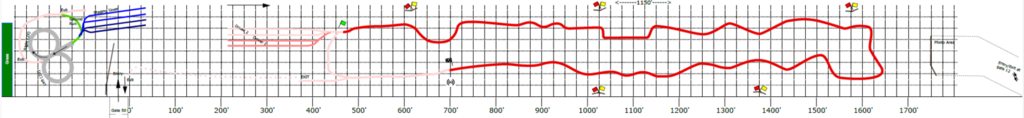
#> input picture maps/autocross_2026.png, 1024 x 118 px
$ python extract_tracks.py
#> lines starting #> are read from the running program, lines starting #| are printed output that depends on the picture; after the words box and inside, x2 and y2 are one past the last pixel; in counts of white or black regions, pixels touching at a corner belong together
"""
Auto-extract the FSAE Michigan 2026 autocross + endurance centrelines from the
official course-map PNGs. Supersedes the hand-trace in handtrace.py.

Pipeline
--------
1. Colour-segment the drawn racing line
       autocross : bright red   (R>135, G<115, B<115, R-G>55, R-B>55)
       endurance : salmon/pink  (R>178, R-G>16, R-B>16, ...), pit-lane island masked out
2. Keep the largest connected component, skeletonize (skimage), and:
       autocross : walk the single open path green-flag -> chequered-flag
       endurance : build the skeleton graph (sknw), take the max-enclosed-area cycle
3. Sub-pixel refine each point: centroid of line intensity along the local normal.
4. Resample to 2 m, Savitzky-Golay smooth (win 9), local de-kink below R=4 m.
5. Resample to node spacing, convert px -> metres, flip Y, shift to +quadrant.

Scale  (locked to the printed grid / axis labels, NOT the old 0.6684 / 0.5502)
-------
   endurance  100 ft = 39.69 px  ->  0.76793 m/px   (26-gridline fit, resid 0.5 px)
   autocross  100 ft = 45.92 px  ->  0.66448 m/px   (17 axis-label fit,  resid 0.4 px)
The previous calibration was ~13 % (endurance) / ~19 % (autocross) undersized.

Outputs
-------
   EN_FINAL.txt / AX_FINAL.txt   -- JS node arrays, paste into EN_NODES / AX_NODES in lapsim.html
   maps/EN_overlay.png / maps/AX_overlay.png  -- trace drawn back over the source map for QA

Requires: numpy, scipy, scikit-image, sknw, networkx, pillow
"""
import numpy as np
from PIL import Image, ImageDraw
from scipy.signal import savgol_filter
from skimage.morphology import skeletonize, closing, disk, remove_small_objects
from skimage.measure import label
import sknw
import networkx as nx

MAPS = "maps"
EN_MPX = 0.76793
AX_MPX = 0.66448

# pit-lane / paddock island near the endurance start-finish (map px) -- masked so the
# max-area cycle follows the racing line, not the pit outline.
EN_PIT_BOX = (452, 632, 18, 45)   # x0, x1, y0, y1

# autocross skeleton endpoints (map px): green start flag, chequered finish flag
AX_START = (31, 343)
AX_FINISH = (70, 450)


def line_field(img):
    a = np.asarray(img).astype(float)
    R, G, B = a[..., 0], a[..., 1], a[..., 2]
    return np.clip(R - np.maximum(G, B), 0, None) * ((R > 170) & (R - G > 14) & (R - B > 14))


def refine(P, field, win=2.5, ns=21, tan=3, closed=True):
    n = len(P)
    out = []
    for i in range(n):
        a_, b_ = (P[(i - tan) % n], P[(i + tan) % n]) if closed else (P[max(0, i - tan)], P[min(n - 1, i + tan)])
        dy, dx = b_[0] - a_[0], b_[1] - a_[1]
        L = np.hypot(dx, dy) + 1e-9
        nx_, ny_ = -dy / L, dx / L
        num, den = np.zeros(2), 0.0
        for t in np.linspace(-win, win, ns):
            yy, xx = P[i, 0] + ny_ * t, P[i, 1] + nx_ * t
            iy, ix = int(round(yy)), int(round(xx))
            if 0 <= iy < field.shape[0] and 0 <= ix < field.shape[1]:
                w = field[iy, ix]
                num += w * np.array([yy, xx])
                den += w
        out.append(num / den if den > 0 else P[i])
    return np.array(out)


def curv_R(x, y, closed):
    n = len(x)
    if closed:
        xp, yp = np.r_[x[-2:], x, x[:2]], np.r_[y[-2:], y, y[:2]]
    else:
        xp, yp = np.r_[x[0], x[0], x, x[-1], x[-1]], np.r_[y[0], y[0], y, y[-1], y[-1]]
    dx = ((xp[2:] - xp[:-2]) / 2)[:n]
    dy = ((yp[2:] - yp[:-2]) / 2)[:n]
    ddx = (xp[2:] - 2 * xp[1:-1] + xp[:-2])[:n]
    ddy = (yp[2:] - 2 * yp[1:-1] + yp[:-2])[:n]
    return 1 / np.maximum(np.abs(dx * ddy - dy * ddx) / np.maximum((dx * dx + dy * dy) ** 1.5, 1e-9), 1e-9)


def dekink(x, y, closed, rmin=4.0, passes=20):
    x, y = x.copy(), y.copy()
    n = len(x)
    for _ in range(passes):
        bad = np.where(curv_R(x, y, closed) < rmin)[0]
        if not len(bad):
            break
        for i in bad:
            a, b = ((i - 1) % n, (i + 1) % n) if closed else (max(0, i - 1), min(n - 1, i + 1))
            x[i] = 0.4 * x[i] + 0.3 * (x[a] + x[b])
            y[i] = 0.4 * y[i] + 0.3 * (y[a] + y[b])
    return x, y


def path_to_nodes(P_px, field, closed, mpx, node_m):
    keep = [0]
    for i in range(1, len(P_px)):
        if np.hypot(*(P_px[i] - P_px[keep[-1]])) > 0.6:
            keep.append(i)
    ref = refine(P_px[keep], field, closed=closed)
    xp, yp = ref[:, 1], ref[:, 0]
    xy = np.vstack([np.c_[xp, yp], [[xp[0], yp[0]]]]) if closed else np.c_[xp, yp]
    d = np.hypot(*np.diff(xy, axis=0).T)
    s = np.r_[0, np.cumsum(d)]
    su = np.arange(0, s[-1], 2.0)
    xf = np.interp(su, s, xy[:, 0])
    yf = np.interp(su, s, xy[:, 1])
    wl, p = 9, 9
    if closed:
        xb = savgol_filter(np.r_[xf[-p:], xf, xf[:p]], wl, 2)[p:-p]
        yb = savgol_filter(np.r_[yf[-p:], yf, yf[:p]], wl, 2)[p:-p]
    else:
        xb = savgol_filter(xf, wl, 2)
        yb = savgol_filter(yf, wl, 2)
    xb, yb = dekink(xb, yb, closed)
    dd = np.hypot(np.diff(np.r_[xb, xb[0]] if closed else xb), np.diff(np.r_[yb, yb[0]] if closed else yb))
    sc = np.r_[0, np.cumsum(dd)]
    Lm = sc[-1] * mpx
    nn = max(8, int(round(Lm / node_m)))
    sn = np.linspace(0, sc[-1], nn, endpoint=not closed)
    xnp = np.interp(sn, sc, np.r_[xb, xb[0]] if closed else xb)
    ynp = np.interp(sn, sc, np.r_[yb, yb[0]] if closed else yb)
    xn, yn = xnp * mpx, -ynp * mpx
    if closed:                              # start on the main straight, run east
        Rf = curv_R(xn, yn, True)
        cand = np.where(yn > yn.max() - 15)[0]
        s0 = cand[np.argmax(Rf[cand])]
        xn, yn = np.roll(xn, -s0), np.roll(yn, -s0)
        if xn[1] < xn[0]:
            xn = np.roll(xn[::-1], 1).copy()
            yn = np.roll(yn[::-1], 1).copy()
    xn = xn - xn.min() + 2
    yn = yn - yn.min() + 2
    return np.c_[np.round(xn, 1), np.round(yn, 1)], Lm, xnp, ynp


def extract_autocross():
    img = Image.open(f"{MAPS}/autocross_2026.png").convert("RGB")
    a = np.asarray(img).astype(float)
    R, G, B = a[..., 0], a[..., 1], a[..., 2]
    red = (R > 135) & (G < 115) & (B < 115) & (R - G > 55) & (R - B > 55)
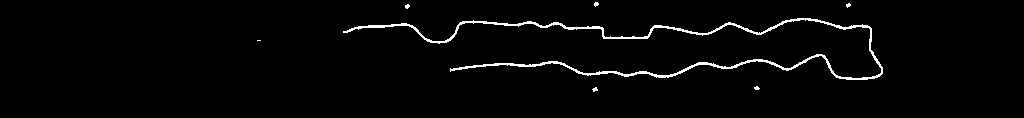
#> red: shape (118, 1024) bool; 2.3% white in thin lines or dots, all inside (x1, y1, x2, y2) = (257, 2, 883, 92)
    lb = label(red)
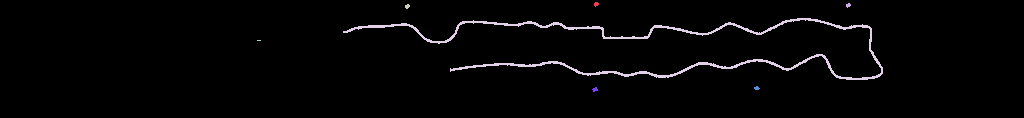
#> lb: shape (118, 1024) int32; 8 distinct labels, from 0 to 7; one colour per label, 0 black
    sz = np.bincount(lb.ravel()); sz[0] = 0
#> after `sz = np.bincount(lb.ravel())`: sz = [118085, 18, 17, 18, 2654, 4, 17, 19]
    course = lb == np.argmax(sz)
#> course: shape (118, 1024) bool; 2.2% white in thin lines or dots, all inside (x1, y1, x2, y2) = (343, 18, 883, 80)
    sk = skeletonize(course)
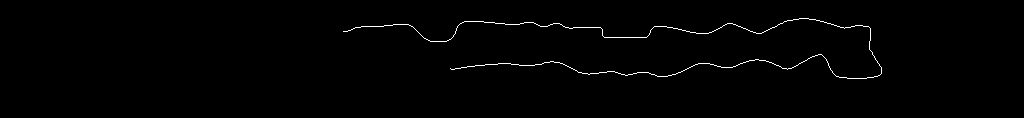
#> sk: shape (118, 1024) bool; 0.85% white in thin lines or dots, all inside (x1, y1, x2, y2) = (343, 18, 882, 79)
    pts = set(map(tuple, np.argwhere(sk)))
#> pts = 1026 items
    path = [AX_START]; pts.discard(AX_START); cur = AX_START
    while pts:
        y, x = cur; best = None; bd = 99
        for dy in (-1, 0, 1):
            for dx in (-1, 0, 1):
                if dy or dx:
                    c = (y + dy, x + dx)
                    if c in pts and dy * dy + dx * dx < bd:
                        bd, best = dy * dy + dx * dx, c
        if best is None:
            break
        path.append(best); pts.discard(best); cur = best
        if best == AX_FINISH:
            break
#> this loop made 1025 passes
#> (y, cur) on passes 1 to 3: (31, (31, 344)), (31, (31, 345)), (31, (31, 346))
#> after the loop, path = 1026 pairs, first value 18 to 78, second value 343 to 881
    return path_to_nodes(np.array(path, float), line_field(img), False, AX_MPX, 11.0), img
#> in line_field, `return np.clip(R - np.maximum(G, B), 0, None) * ((R > 170) & (R - G > ..`:
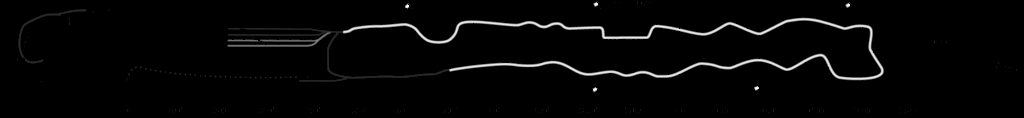
#> returned value: shape (118, 1024) float64; min 0, max 255, mean 5.9
#> in path_to_nodes, `keep = [0]`: keep = [0]
#> after the loop in path_to_nodes, `for i in range(1, len(P_px)):`: keep = 1026 values from 0 to 1025
#> in refine, `n = len(P)`: n = 1026
#> the loop in refine, `for i in range(n):` made 1026 passes
#> (a_, b_, dy, dx, L, nx_, ny_) on passes 1 to 3: ([31, 343], [31, 346], 0, 3, 3, 0, 1), ([31, 343], [31, 347], 0, 4, 4, 0, 1), ([31, 343], [30, 348], -1, 5, 5.1, 0.196, 0.981)


def extract_endurance():
    img = Image.open(f"{MAPS}/endurance_2026.png").convert("RGB")
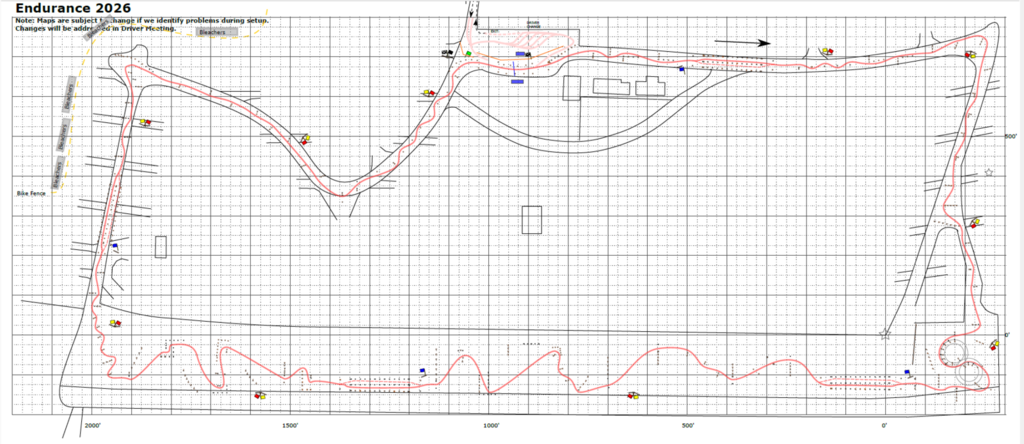
#> input picture maps/endurance_2026.png, 1024 x 444 px
#> img: PIL image 1024x444 RGB
    a = np.asarray(img).astype(int)
#> a: shape (444, 1024, 3) int64
    R, G, B = a[..., 0], a[..., 1], a[..., 2]
#> R: shape (444, 1024) int64
#> G: shape (444, 1024) int64
#> B: shape (444, 1024) int64
    H, W = R.shape
    pink = (R > 178) & (R - G > 16) & (R - B > 16) & (G > 65) & (B > 65) & (np.abs(G - B) < 58)
#> pink: shape (444, 1024) bool; 2% white in thin lines or dots
    pink &= ~((R > 170) & (G < 78) & (B < 78))          # drop red/yellow flag markers
#> pink: shape (444, 1024) bool; 2% white in thin lines or dots
    pink = remove_small_objects(pink, 6)
#> pink: shape (444, 1024) bool; 1.9% white in thin lines or dots, all inside (x1, y1, x2, y2) = (16, 3, 990, 393)
    yy, xx = np.mgrid[0:H, 0:W]
    x0, x1, y0, y1 = EN_PIT_BOX
    pink &= ~((xx > x0) & (xx < x1) & (yy > y0) & (yy < y1))
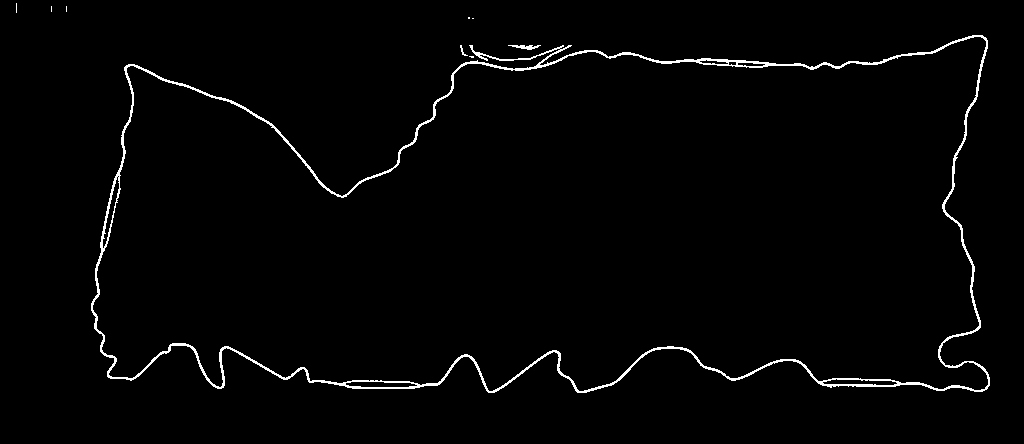
#> pink: shape (444, 1024) bool; 1.8% white in thin lines or dots, all inside (x1, y1, x2, y2) = (16, 3, 990, 393)
    m = closing(pink, disk(4))
#> m: shape (444, 1024) bool; 2.2% white; 6 white regions (5 under 20 px), largest, box (x1, y1, x2, y2) and area: (91, 35, 990, 393) 9876
    m = remove_small_objects(m, 60)
#> m: shape (444, 1024) bool; 2.2% white; 1 white region, box (x1, y1, x2, y2) and area: (91, 35, 990, 393) 9876
    lb = label(m)
    sz = np.bincount(lb.ravel()); sz[0] = 0
    sk = skeletonize(lb == np.argmax(sz))
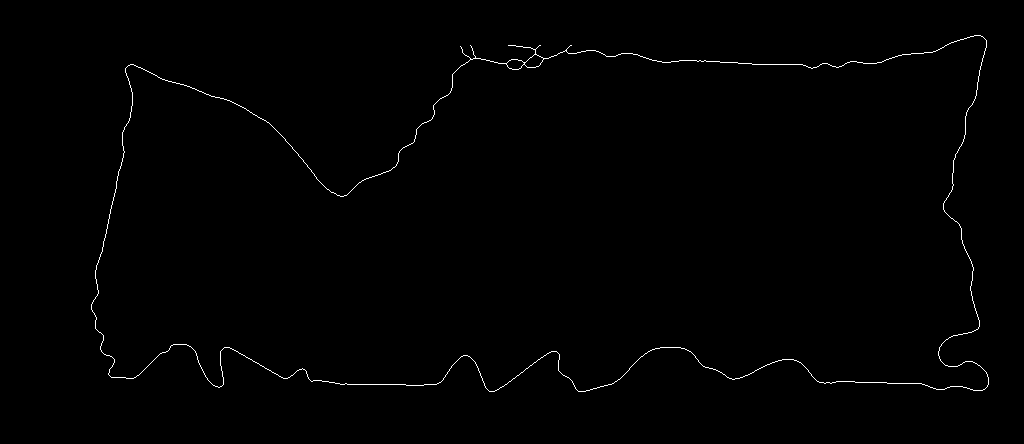
#> sk: shape (444, 1024) bool; 0.6% white in thin lines or dots, all inside (x1, y1, x2, y2) = (91, 35, 989, 392)
#> (the run stopped early here; a loop or call above may not have finished)
